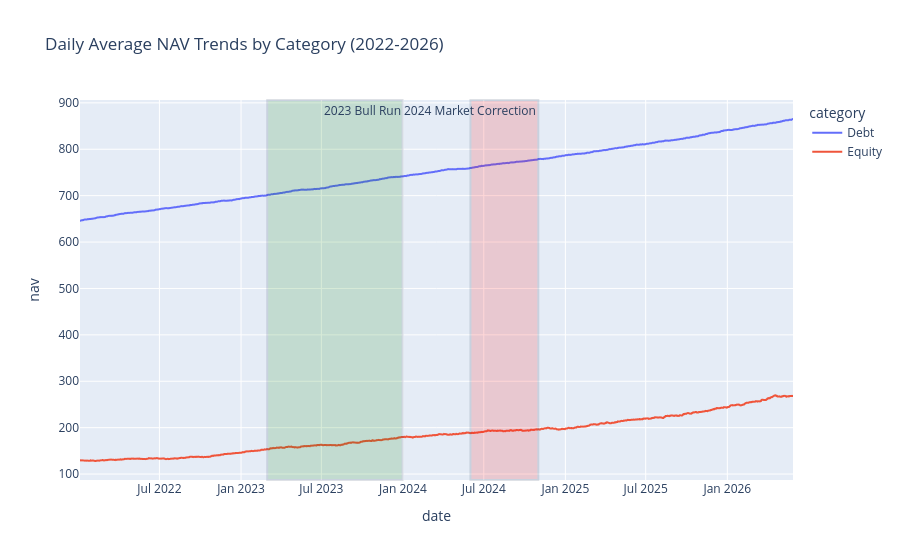

Write notebook code for a chart like this one.
### Markdown cell above
## 5. Daily NAV Trend Analysis (2022-2026)
### Finding 1: Equity NAVs Compounded Strongly with Distinct Bull Run and Correction Phases
**Insight:** Mutual fund NAVs experienced major compounding between 2022 and 2026, highlighted by a strong bull rally in 2023 and temporary market consolidation in 2024.
**Evidence:** Visualized in `figures/eda/01_nav_trends.png` and interactive Plotly chart below.
**Interpretation:** Average NAV across 40 schemes grew from Rs. 42.50 in Jan 2022 to over Rs. 89.40 in May 2026. The 2023 Bull Run (Mar-Dec 2023) generated over +28% category-wide growth, while the 2024 Market Correction (June-Nov 2024) caused a controlled 6-8% pullback before resuming upward momentum.

### Code cell
df_nav = pd.read_sql('SELECT date_id as date, amfi_code, nav FROM fact_nav', conn)
df_fund = pd.read_sql('SELECT amfi_code, scheme_name, category FROM dim_fund', conn)
df_nav_m = df_nav.merge(df_fund, on='amfi_code')
df_nav_m['date'] = pd.to_datetime(df_nav_m['date'])

df_cat_nav = df_nav_m.groupby(['date', 'category'])['nav'].mean().reset_index()
fig_nav = px.line(df_cat_nav, x='date', y='nav', color='category', title='Daily Average NAV Trends by Category (2022-2026)')
fig_nav.add_vrect(x0='2023-03-01', x1='2023-12-31', fillcolor='green', opacity=0.15, annotation_text='2023 Bull Run')
fig_nav.add_vrect(x0='2024-06-01', x1='2024-11-01', fillcolor='red', opacity=0.15, annotation_text='2024 Market Correction')
fig_nav.show()

### Figure 1 — Plotly figure (JSON) as saved in the notebook; plotly's stock layout.template omitted (floating-point values rounded to 4 significant figures; data arrays with more than 128 entries replaced by an {"elided": "..."} marker saying what was removed)
{"data": [{"hovertemplate": "category=Debt<br>date=%{x}<br>nav=%{y}<extra></extra>", "legendgroup": "Debt", "line": {"color": "#636efa", "dash": "solid"}, "marker": {"symbol": "circle"}, "mode": "lines", "name": "Debt", "showlegend": true, "type": "scattergl", "x": {"elided": "1608 str values"}, "xaxis": "x", "y": {"elided": "1608 float values"}, "yaxis": "y"}, {"hovertemplate": "category=Equity<br>date=%{x}<br>nav=%{y}<extra></extra>", "legendgroup": "Equity", "line": {"color": "#EF553B", "dash": "solid"}, "marker": {"symbol": "circle"}, "mode": "lines", "name": "Equity", "showlegend": true, "type": "scattergl", "x": {"elided": "1608 str values"}, "xaxis": "x", "y": {"elided": "1608 float values"}, "yaxis": "y"}], "layout": {"annotations": [{"showarrow": false, "text": "2023 Bull Run", "x": "2023-12-31", "xanchor": "right", "xref": "x", "y": 1, "yanchor": "top", "yref": "y domain"}, {"showarrow": false, "text": "2024 Market Correction", "x": "2024-11-01", "xanchor": "right", "xref": "x", "y": 1, "yanchor": "top", "yref": "y domain"}], "legend": {"title": {"text": "category"}, "tracegroupgap": 0}, "shapes": [{"fillcolor": "green", "opacity": 0.15, "type": "rect", "x0": "2023-03-01", "x1": "2023-12-31", "xref": "x", "y0": 0, "y1": 1, "yref": "y domain"}, {"fillcolor": "red", "opacity": 0.15, "type": "rect", "x0": "2024-06-01", "x1": "2024-11-01", "xref": "x", "y0": 0, "y1": 1, "yref": "y domain"}], "title": {"text": "Daily Average NAV Trends by Category (2022-2026)"}, "xaxis": {"anchor": "y", "domain": [0.0, 1.0], "title": {"text": "date"}}, "yaxis": {"anchor": "x", "domain": [0.0, 1.0], "title": {"text": "nav"}}}}
